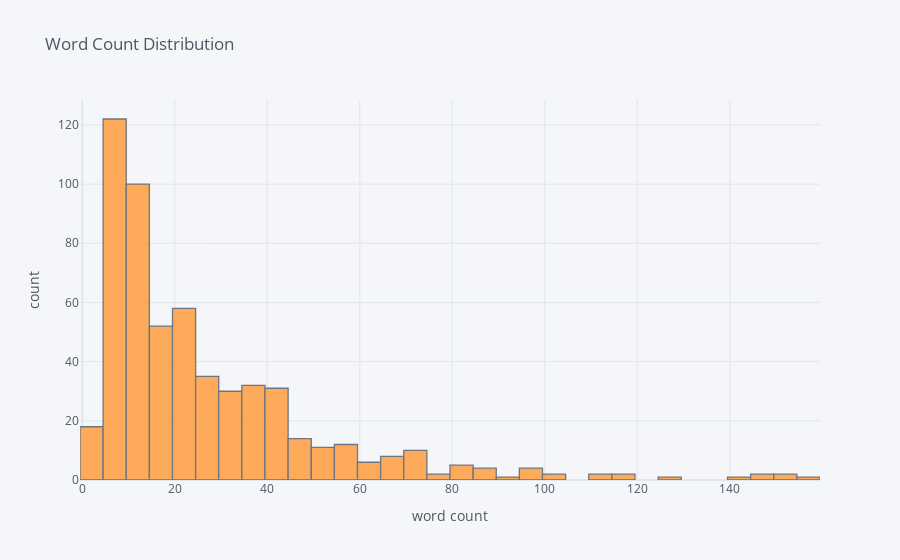

Notebook code cell kept with this figure:
### Code cell
df_copy["word_count"].iplot(kind="hist", xTitle="word count", yTitle="count", title="Word Count Distribution")

### Figure 1 — Plotly figure (JSON) as saved in the notebook; plotly's stock layout.template omitted (floating-point values rounded to 4 significant figures; data arrays with more than 128 entries replaced by an {"elided": "..."} marker saying what was removed)
{"data": [{"histfunc": "count", "histnorm": "", "marker": {"color": "rgba(255, 153, 51, 1.0)", "line": {"color": "#4D5663", "width": 1.3}}, "name": "word_count", "opacity": 0.8, "orientation": "v", "type": "histogram", "x": {"elided": "568 int values"}}], "layout": {"barmode": "overlay", "legend": {"bgcolor": "#F5F6F9", "font": {"color": "#4D5663"}}, "paper_bgcolor": "#F5F6F9", "plot_bgcolor": "#F5F6F9", "title": {"font": {"color": "#4D5663"}, "text": "Word Count Distribution"}, "xaxis": {"gridcolor": "#E1E5ED", "showgrid": true, "tickfont": {"color": "#4D5663"}, "title": {"font": {"color": "#4D5663"}, "text": "word count"}, "zerolinecolor": "#E1E5ED"}, "yaxis": {"gridcolor": "#E1E5ED", "showgrid": true, "tickfont": {"color": "#4D5663"}, "title": {"font": {"color": "#4D5663"}, "text": "count"}, "zerolinecolor": "#E1E5ED"}}}
